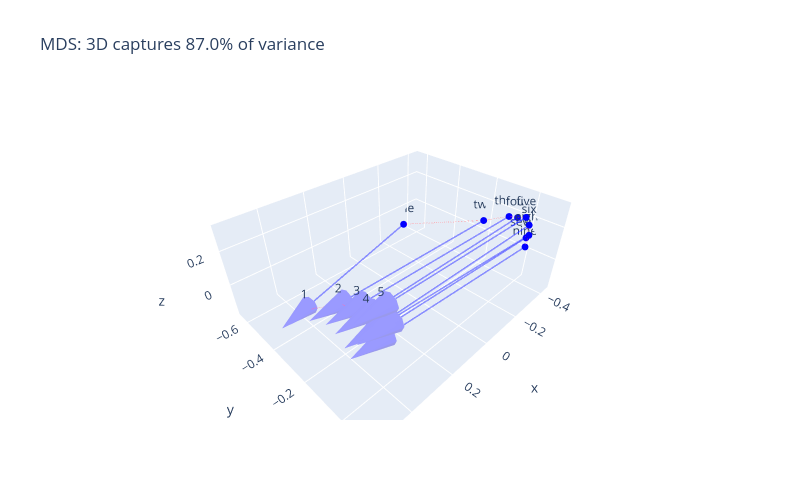

Notebook code cell kept with this figure:
### Code cell
emb.plot_paths("""
one 1
two 2
three 3
four 4
five 5
six 6
seven 7
eight 8
nine 9
""", connect_groups=True, dimensions=3)

### Figure 1 — Plotly figure (JSON) as saved in the notebook; plotly's stock layout.template omitted (floating-point values rounded to 4 significant figures)
{"data": [{"marker": {"color": "blue", "size": 4}, "mode": "markers+text", "text": ["one", "1", "two", "2", "three", "3", "four", "4", "five", "5", "six", "6", "seven", "7", "eight", "8", "nine", "9"], "textposition": "top center", "type": "scatter3d", "x": [-0.3463, 0.4284, -0.433, 0.3953, -0.4333, 0.3979, -0.4252, 0.4014, -0.4108, 0.3707, -0.4012, 0.3955, -0.4238, 0.3715, -0.4136, 0.3783, -0.4108, 0.3785], "y": [-0.6456, -0.4026, -0.2191, -0.216, -0.09867, -0.1127, -0.0553, -0.06473, -0.01175, -0.0312, 0.01254, -0.03119, 0.0008222, -0.007533, 0.01529, -0.01397, 0.01107, -0.03337], "z": [-0.1275, -0.06496, 0.077, 0.09861, 0.1644, 0.1731, 0.1838, 0.1756, 0.2142, 0.2121, 0.1851, 0.1299, 0.08704, 0.1372, 0.1174, 0.1488, 0.04185, 0.04129]}, {"line": {"color": "rgba(0,0,255,0.4)", "width": 3}, "mode": "lines", "showlegend": false, "type": "scatter3d", "x": [-0.3463, 0.4284], "y": [-0.6456, -0.4026], "z": [-0.1275, -0.06496]}, {"colorscale": [[0, "rgba(0,0,255,0.4)"], [1, "rgba(0,0,255,0.4)"]], "showscale": false, "sizemode": "absolute", "sizeref": 0.15, "type": "cone", "u": [0.7748], "v": [0.243], "w": [0.06254], "x": [0.4284], "y": [-0.4026], "z": [-0.06496]}, {"line": {"color": "rgba(0,0,255,0.4)", "width": 3}, "mode": "lines", "showlegend": false, "type": "scatter3d", "x": [-0.433, 0.3953], "y": [-0.2191, -0.216], "z": [0.077, 0.09861]}, {"colorscale": [[0, "rgba(0,0,255,0.4)"], [1, "rgba(0,0,255,0.4)"]], "showscale": false, "sizemode": "absolute", "sizeref": 0.15, "type": "cone", "u": [0.8283], "v": [0.003089], "w": [0.02161], "x": [0.3953], "y": [-0.216], "z": [0.09861]}, {"line": {"color": "rgba(0,0,255,0.4)", "width": 3}, "mode": "lines", "showlegend": false, "type": "scatter3d", "x": [-0.4333, 0.3979], "y": [-0.09867, -0.1127], "z": [0.1644, 0.1731]}, {"colorscale": [[0, "rgba(0,0,255,0.4)"], [1, "rgba(0,0,255,0.4)"]], "showscale": false, "sizemode": "absolute", "sizeref": 0.15, "type": "cone", "u": [0.8313], "v": [-0.01405], "w": [0.008751], "x": [0.3979], "y": [-0.1127], "z": [0.1731]}, {"line": {"color": "rgba(0,0,255,0.4)", "width": 3}, "mode": "lines", "showlegend": false, "type": "scatter3d", "x": [-0.4252, 0.4014], "y": [-0.0553, -0.06473], "z": [0.1838, 0.1756]}, {"colorscale": [[0, "rgba(0,0,255,0.4)"], [1, "rgba(0,0,255,0.4)"]], "showscale": false, "sizemode": "absolute", "sizeref": 0.15, "type": "cone", "u": [0.8265], "v": [-0.009432], "w": [-0.008193], "x": [0.4014], "y": [-0.06473], "z": [0.1756]}, {"line": {"color": "rgba(0,0,255,0.4)", "width": 3}, "mode": "lines", "showlegend": false, "type": "scatter3d", "x": [-0.4108, 0.3707], "y": [-0.01175, -0.0312], "z": [0.2142, 0.2121]}, {"colorscale": [[0, "rgba(0,0,255,0.4)"], [1, "rgba(0,0,255,0.4)"]], "showscale": false, "sizemode": "absolute", "sizeref": 0.15, "type": "cone", "u": [0.7815], "v": [-0.01945], "w": [-0.002109], "x": [0.3707], "y": [-0.0312], "z": [0.2121]}, {"line": {"color": "rgba(0,0,255,0.4)", "width": 3}, "mode": "lines", "showlegend": false, "type": "scatter3d", "x": [-0.4012, 0.3955], "y": [0.01254, -0.03119], "z": [0.1851, 0.1299]}, {"colorscale": [[0, "rgba(0,0,255,0.4)"], [1, "rgba(0,0,255,0.4)"]], "showscale": false, "sizemode": "absolute", "sizeref": 0.15, "type": "cone", "u": [0.7967], "v": [-0.04372], "w": [-0.05519], "x": [0.3955], "y": [-0.03119], "z": [0.1299]}, {"line": {"color": "rgba(0,0,255,0.4)", "width": 3}, "mode": "lines", "showlegend": false, "type": "scatter3d", "x": [-0.4238, 0.3715], "y": [0.0008222, -0.007533], "z": [0.08704, 0.1372]}, {"colorscale": [[0, "rgba(0,0,255,0.4)"], [1, "rgba(0,0,255,0.4)"]], "showscale": false, "sizemode": "absolute", "sizeref": 0.15, "type": "cone", "u": [0.7953], "v": [-0.008355], "w": [0.05011], "x": [0.3715], "y": [-0.007533], "z": [0.1372]}, {"line": {"color": "rgba(0,0,255,0.4)", "width": 3}, "mode": "lines", "showlegend": false, "type": "scatter3d", "x": [-0.4136, 0.3783], "y": [0.01529, -0.01397], "z": [0.1174, 0.1488]}, {"colorscale": [[0, "rgba(0,0,255,0.4)"], [1, "rgba(0,0,255,0.4)"]], "showscale": false, "sizemode": "absolute", "sizeref": 0.15, "type": "cone", "u": [0.7918], "v": [-0.02925], "w": [0.03142], "x": [0.3783], "y": [-0.01397], "z": [0.1488]}, {"line": {"color": "rgba(0,0,255,0.4)", "width": 3}, "mode": "lines", "showlegend": false, "type": "scatter3d", "x": [-0.4108, 0.3785], "y": [0.01107, -0.03337], "z": [0.04185, 0.04129]}, {"colorscale": [[0, "rgba(0,0,255,0.4)"], [1, "rgba(0,0,255,0.4)"]], "showscale": false, "sizemode": "absolute", "sizeref": 0.15, "type": "cone", "u": [0.7893], "v": [-0.04444], "w": [-0.0005537], "x": [0.3785], "y": [-0.03337], "z": [0.04129]}, {"line": {"color": "rgba(255,0,0,0.3)", "dash": "dot", "width": 2}, "mode": "lines", "showlegend": false, "type": "scatter3d", "x": [-0.3463, -0.433], "y": [-0.6456, -0.2191], "z": [-0.1275, 0.077]}, {"line": {"color": "rgba(255,0,0,0.3)", "dash": "dot", "width": 2}, "mode": "lines", "showlegend": false, "type": "scatter3d", "x": [-0.433, -0.4333], "y": [-0.2191, -0.09867], "z": [0.077, 0.1644]}, {"line": {"color": "rgba(255,0,0,0.3)", "dash": "dot", "width": 2}, "mode": "lines", "showlegend": false, "type": "scatter3d", "x": [-0.4333, -0.4252], "y": [-0.09867, -0.0553], "z": [0.1644, 0.1838]}, {"line": {"color": "rgba(255,0,0,0.3)", "dash": "dot", "width": 2}, "mode": "lines", "showlegend": false, "type": "scatter3d", "x": [-0.4252, -0.4108], "y": [-0.0553, -0.01175], "z": [0.1838, 0.2142]}, {"line": {"color": "rgba(255,0,0,0.3)", "dash": "dot", "width": 2}, "mode": "lines", "showlegend": false, "type": "scatter3d", "x": [-0.4108, -0.4012], "y": [-0.01175, 0.01254], "z": [0.2142, 0.1851]}, {"line": {"color": "rgba(255,0,0,0.3)", "dash": "dot", "width": 2}, "mode": "lines", "showlegend": false, "type": "scatter3d", "x": [-0.4012, -0.4238], "y": [0.01254, 0.0008222], "z": [0.1851, 0.08704]}, {"line": {"color": "rgba(255,0,0,0.3)", "dash": "dot", "width": 2}, "mode": "lines", "showlegend": false, "type": "scatter3d", "x": [-0.4238, -0.4136], "y": [0.0008222, 0.01529], "z": [0.08704, 0.1174]}, {"line": {"color": "rgba(255,0,0,0.3)", "dash": "dot", "width": 2}, "mode": "lines", "showlegend": false, "type": "scatter3d", "x": [-0.4136, -0.4108], "y": [0.01529, 0.01107], "z": [0.1174, 0.04185]}, {"line": {"color": "rgba(255,0,0,0.3)", "dash": "dot", "width": 2}, "mode": "lines", "showlegend": false, "type": "scatter3d", "x": [0.4284, 0.3953], "y": [-0.4026, -0.216], "z": [-0.06496, 0.09861]}, {"line": {"color": "rgba(255,0,0,0.3)", "dash": "dot", "width": 2}, "mode": "lines", "showlegend": false, "type": "scatter3d", "x": [0.3953, 0.3979], "y": [-0.216, -0.1127], "z": [0.09861, 0.1731]}, {"line": {"color": "rgba(255,0,0,0.3)", "dash": "dot", "width": 2}, "mode": "lines", "showlegend": false, "type": "scatter3d", "x": [0.3979, 0.4014], "y": [-0.1127, -0.06473], "z": [0.1731, 0.1756]}, {"line": {"color": "rgba(255,0,0,0.3)", "dash": "dot", "width": 2}, "mode": "lines", "showlegend": false, "type": "scatter3d", "x": [0.4014, 0.3707], "y": [-0.06473, -0.0312], "z": [0.1756, 0.2121]}, {"line": {"color": "rgba(255,0,0,0.3)", "dash": "dot", "width": 2}, "mode": "lines", "showlegend": false, "type": "scatter3d", "x": [0.3707, 0.3955], "y": [-0.0312, -0.03119], "z": [0.2121, 0.1299]}, {"line": {"color": "rgba(255,0,0,0.3)", "dash": "dot", "width": 2}, "mode": "lines", "showlegend": false, "type": "scatter3d", "x": [0.3955, 0.3715], "y": [-0.03119, -0.007533], "z": [0.1299, 0.1372]}, {"line": {"color": "rgba(255,0,0,0.3)", "dash": "dot", "width": 2}, "mode": "lines", "showlegend": false, "type": "scatter3d", "x": [0.3715, 0.3783], "y": [-0.007533, -0.01397], "z": [0.1372, 0.1488]}, {"line": {"color": "rgba(255,0,0,0.3)", "dash": "dot", "width": 2}, "mode": "lines", "showlegend": false, "type": "scatter3d", "x": [0.3783, 0.3785], "y": [-0.01397, -0.03337], "z": [0.1488, 0.04129]}], "layout": {"height": 500, "scene": {"aspectmode": "auto", "aspectratio": {"x": 1.487, "y": 1.14, "z": 0.5896}}, "showlegend": false, "title": {"text": "MDS: 3D captures 87.0% of variance"}, "width": 800}}
